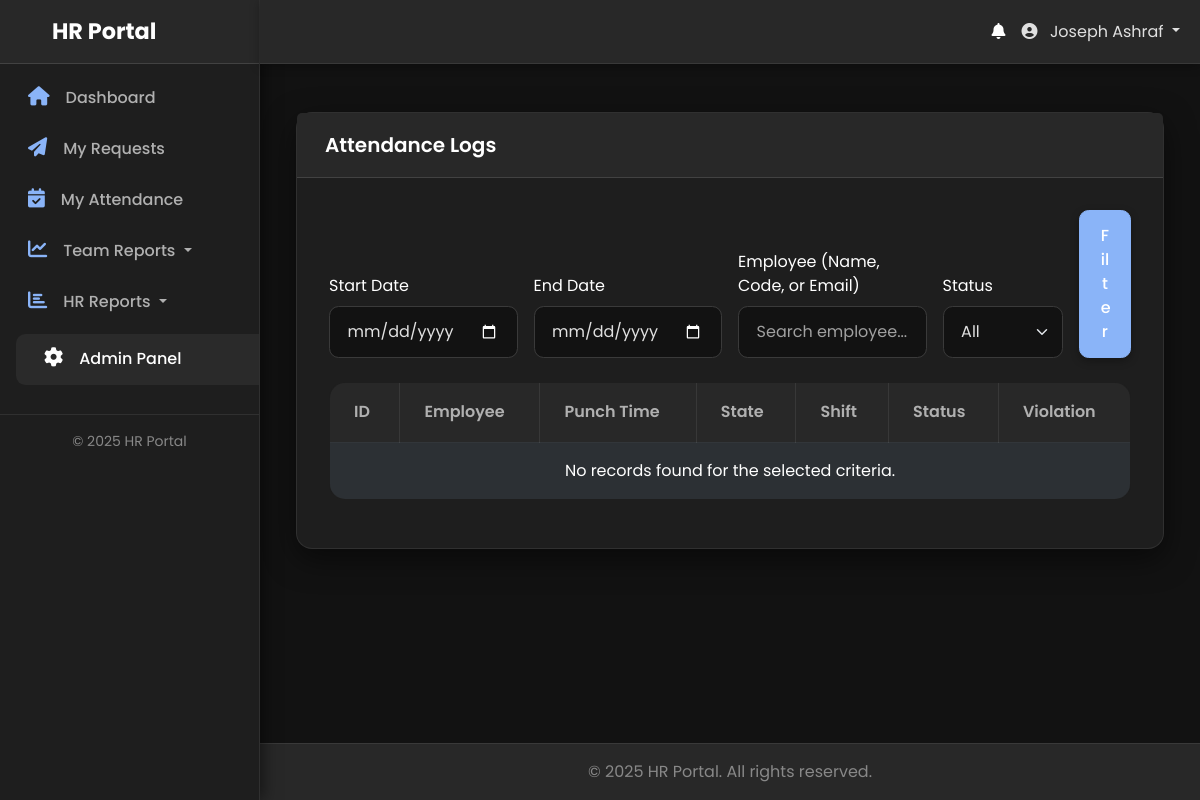
Before: /admin/attendance_logs.php (signed in) with the older database file.
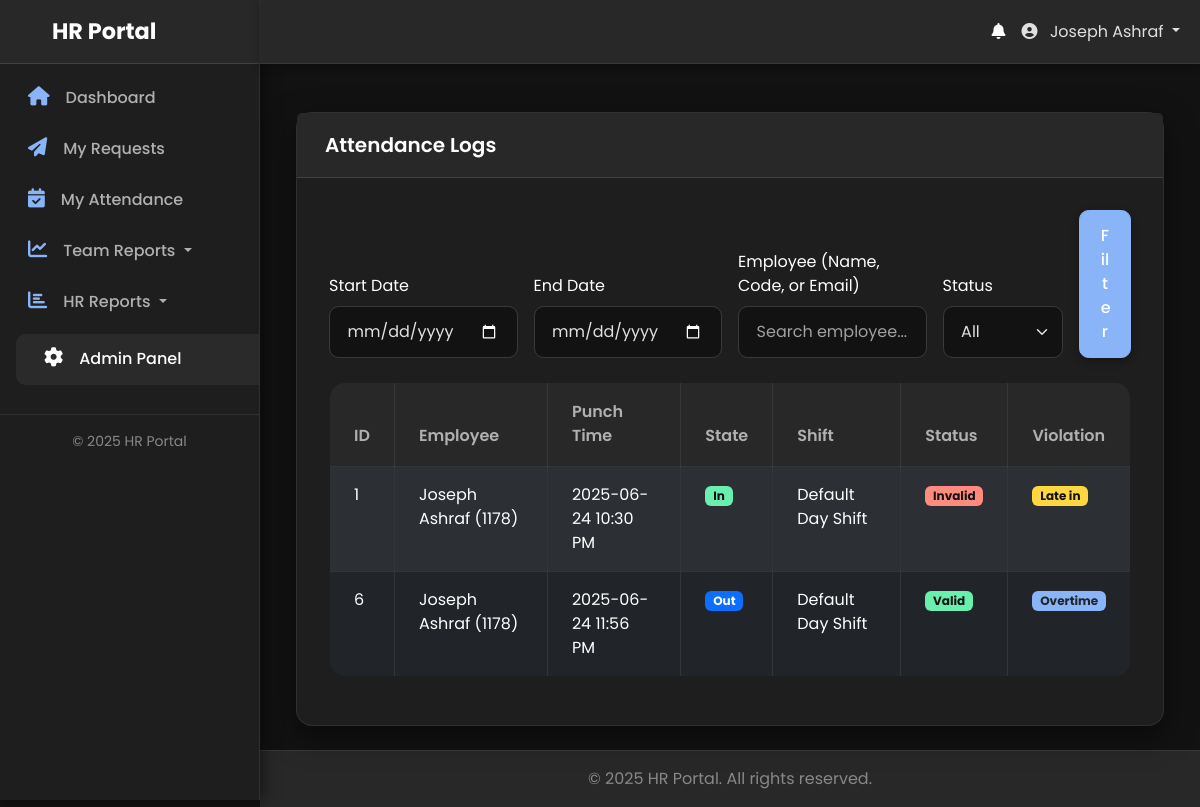
After: the same page with the newer database file.
### tables this page shows
CREATE TABLE `attendance_logs` (
  `id` bigint(20) NOT NULL,
  `user_id` int(11) NOT NULL COMMENT 'Foreign key to users.id for efficiency',
  `employee_code` varchar(50) NOT NULL COMMENT 'The User ID from the machine (denormalized for convenience)',
  `shift_id` int(11) DEFAULT NULL,
  `punch_time` datetime NOT NULL,
  `punch_state` tinyint(1) NOT NULL COMMENT '0=In, 1=Out',
  `status` varchar(20) NOT NULL DEFAULT 'valid',
  `violation_type` varchar(50) DEFAULT NULL,
  `created_at` timestamp NOT NULL DEFAULT current_timestamp()
);

CREATE TABLE `users` (
  `id` int(11) NOT NULL,
  `employee_code` varchar(50) DEFAULT NULL,
  `full_name` varchar(255) NOT NULL,
  `email` varchar(255) NOT NULL,
  `password` varchar(255) NOT NULL,
  `contact_number` varchar(20) DEFAULT NULL,
  `emergency_contact_name` varchar(255) DEFAULT NULL,
  `emergency_contact_number` varchar(20) DEFAULT NULL,
  `role` enum('user','manager','hr','hr_manager','admin') NOT NULL DEFAULT 'user',
  `shift_id` int(11) DEFAULT NULL,
  `department_id` int(11) DEFAULT NULL,
  `direct_manager_id` int(11) DEFAULT NULL,
  `is_active` tinyint(1) NOT NULL DEFAULT 1,
  `must_change_password` tinyint(1) NOT NULL DEFAULT 0,
  `last_login_at` datetime DEFAULT NULL,
  `created_at` timestamp NOT NULL DEFAULT current_timestamp(),
  `updated_at` timestamp NOT NULL DEFAULT current_timestamp() ON UPDATE current_timestamp()
);

CREATE TABLE `shifts` (
  `id` int(11) NOT NULL,
  `shift_name` varchar(100) NOT NULL,
  `start_time` time NOT NULL,
  `end_time` time NOT NULL,
  `break_start_time` time DEFAULT NULL,
  `break_end_time` time DEFAULT NULL,
  `grace_in_minutes` int(11) NOT NULL DEFAULT 0,
  `grace_out_minutes` int(11) NOT NULL DEFAULT 0,
  `is_night_shift` tinyint(1) NOT NULL DEFAULT 0,
  `created_at` timestamp NOT NULL DEFAULT current_timestamp(),
  `updated_at` timestamp NOT NULL DEFAULT current_timestamp() ON UPDATE current_timestamp()
);

### admin/attendance_logs.php (the view, shortened to what this page needs)
<?php
require_once '../app/bootstrap.php';
$whereClauses = [];
$queryParams = $_GET;
$startDate = $queryParams['start_date'] ?? null;
$endDate = $queryParams['end_date'] ?? null;
$employeeSearch = trim($queryParams['employee_search'] ?? '');
$status = $queryParams['status'] ?? 'all';
$whereSql = !empty($whereClauses) ? "WHERE " . implode(" AND ", $whereClauses) : "";
$page = (int)($queryParams['page'] ?? 1);
$recordsPerPage = 25;
$offset = ($page - 1) * $recordsPerPage;
$sql = <<<SQL
SELECT al.*, u.full_name, s.shift_name,
       CASE
           WHEN al.punch_time = DailyMinMax.min_time THEN 0 -- Force 'In' state for display
           WHEN al.punch_time = DailyMinMax.max_time THEN 1 -- Force 'Out' state for display
           ELSE al.punch_state -- Fallback, though these should be filtered out
       END AS display_punch_state
FROM attendance_logs al
JOIN users u ON al.user_id = u.id
LEFT JOIN shifts s ON al.shift_id = s.id
JOIN (
    SELECT
        al_minmax.user_id,
        DATE(al_minmax.punch_time) AS punch_date,
        MIN(al_minmax.punch_time) AS min_time,
        MAX(al_minmax.punch_time) AS max_time
    FROM
        attendance_logs al_minmax
    JOIN
        users u_minmax ON al_minmax.user_id = u_minmax.id
    LEFT JOIN
        shifts s_minmax ON al_minmax.shift_id = s_minmax.id
    {$whereSql}
    GROUP BY
        al_minmax.user_id,
        DATE(al_minmax.punch_time)
    HAVING
        COUNT(al_minmax.id) >= 2
) AS DailyMinMax ON al.user_id = DailyMinMax.user_id AND DATE(al.punch_time) = DailyMinMax.punch_date
WHERE
    al.punch_time = DailyMinMax.min_time OR al.punch_time = DailyMinMax.max_time
ORDER BY DATE(al.punch_time) DESC, al.user_id ASC, al.punch_time ASC
LIMIT :limit OFFSET :offset;
SQL;
$stmt = $pdo->prepare($sql);
$stmt->bindValue(':limit', $recordsPerPage, PDO::PARAM_INT);
$stmt->bindValue(':offset', $offset, PDO::PARAM_INT);
$stmt->execute();
$logs = $stmt->fetchAll(PDO::FETCH_ASSOC);
include '../app/templates/header.php';
?>
<div class="container-fluid mt-4">
    <div class="card">
        <div class="card-header">
            <h5 class="mb-0">Attendance Logs</h5>
        </div>
        <div class="card-body">
            <form method="get" class="row g-3 align-items-end mb-4">
                <div class="col-md-3">
                    <label for="start_date" class="form-label">Start Date</label>
                    <input type="date" class="form-control" id="start_date" name="start_date" value="<?php echo htmlspecialchars($startDate ?? ''); ?>">
                </div>
                <div class="col-md-3">
                    <label for="end_date" class="form-label">End Date</label>
                    <input type="date" class="form-control" id="end_date" name="end_date" value="<?php echo htmlspecialchars($endDate ?? ''); ?>">
                </div>
                <div class="col-md-3">
                    <label for="employee_search" class="form-label">Employee (Name, Code, or Email)</label>
                    <input type="text" class="form-control" id="employee_search" name="employee_search" value="<?php echo htmlspecialchars($employeeSearch ?? ''); ?>" placeholder="Search employee...">
                </div>
                <div class="col-md-2">
                    <label for="status" class="form-label">Status</label>
                    <select class="form-select" id="status" name="status">
                        <option value="all" <?php echo $status === 'all' ? 'selected' : ''; ?>>All</option>
                    </select>
                </div>
                <div class="col-md-1">
                    <button type="submit" class="btn btn-primary w-100">Filter</button>
                </div>
            </form>
            <div class="table-responsive">
                <table class="table table-bordered table-striped">
                    <thead class="table-dark">
                        <tr>
                            <th>ID</th>
                            <th>Employee</th>
                            <th>Punch Time</th>
                            <th>State</th>
                            <th>Shift</th>
                            <th>Status</th>
                            <th>Violation</th>
                        </tr>
                    </thead>
                    <tbody>
                        <?php if (empty($logs)): ?>
                            <tr>
                                <td colspan="7" class="text-center">No records found for the selected criteria.</td>
                            </tr>
                        <?php else: ?>
                            <?php foreach ($logs as $log): ?>
                                <tr>
                                    <td><?php echo htmlspecialchars($log['id']); ?></td>
                                    <td><?php echo htmlspecialchars($log['full_name'] . ' (' . $log['employee_code'] . ')'); ?></td>
                                    <td><?php echo htmlspecialchars((new DateTime($log['punch_time']))->format('Y-m-d h:i A')); ?></td>
                                    <td>
                                        <span class="badge <?php echo $log['display_punch_state'] == 0 ? 'bg-success' : 'bg-primary'; ?>">
                                            <?php echo $log['display_punch_state'] == 0 ? 'In' : 'Out'; ?>
                                        </span>
                                    </td>
                                    <td><?php echo htmlspecialchars($log['shift_name'] ?? 'N/A'); ?></td>
                                    <td>
                                        <span class="badge <?php echo $log['status'] === 'valid' ? 'bg-success' : 'bg-danger'; ?>">
                                            <?php echo htmlspecialchars(ucfirst($log['status'])); ?>
                                        </span>
                                    </td>
                                    <td>
                                        <?php
                                        $violation = $log['violation_type'];
                                        if ($violation === 'overtime') {
                                            echo '<span class="badge bg-info text-dark">' . htmlspecialchars(ucfirst($violation)) . '</span>';
                                        } elseif ($violation) {
                                            echo '<span class="badge bg-warning text-dark">' . htmlspecialchars(ucfirst(str_replace('_', ' ', $violation))) . '</span>';
                                        } else {
                                            echo 'None';
                                        }
                                        ?>
                                    </td>
                                </tr>
                            <?php endforeach; ?>
                        <?php endif; ?>
                    </tbody>
                </table>
            </div>
        </div>
    </div>
</div>
<?php include '../app/templates/footer.php'; ?>

### app/templates/header.php (shortened to what this page needs)
<!DOCTYPE html>
<html lang="en" data-bs-theme="dark">
<head>
    <link href="<?= BASE_URL ?>/css/bootstrap.min.css" rel="stylesheet">
    <link rel="stylesheet" href="<?= BASE_URL ?>/css/all.min.css">
    <link rel="stylesheet" href="<?= BASE_URL ?>/css/style.css">
</head>
<body>
    <div class="d-flex" id="wrapper">
        <nav class="sidebar" id="sidebar-wrapper">
            <div class="sidebar-heading py-3 px-4 d-flex align-items-center justify-content-between">
                <a class="navbar-brand fw-bold m-0" href="/"><?php echo htmlspecialchars(SITE_NAME); ?></a>
            </div>
            <div class="list-group list-group-flush pt-2">
                <?php
                function isActive($path) {
                    $current_uri = parse_url($_SERVER['REQUEST_URI'], PHP_URL_PATH);
                    return $current_uri === $path;
                }
                ?>
                <?php if (isset($_SESSION['user_id'])): ?>
                    <a href="/index.php" class="list-group-item list-group-item-action <?= isActive('/index.php') ? 'active' : '' ?>">
                        <i class="fas fa-home me-3"></i><span>Dashboard</span>
                    </a>
                    <a href="/requests/index.php" class="list-group-item list-group-item-action <?= isActive('/requests/index.php') || isActive('/requests/create.php') || isActive('/requests/view.php') ? 'active' : '' ?>">
                        <i class="fas fa-paper-plane me-3"></i><span>My Requests</span>
                    </a>
                    <a href="/reports/my_attendance.php" class="list-group-item list-group-item-action <?= isActive('/reports/my_attendance.php') ? 'active' : '' ?>">
                        <i class="fas fa-calendar-check me-3"></i><span>My Attendance</span>
                    </a>
                    <?php if (in_array($_SESSION['role'], ['manager', 'admin', 'hr_manager'])): ?>
                        <a class="list-group-item list-group-item-action dropdown-toggle <?= isActive('/reports/team.php') || isActive('/reports/manager_history.php') ? 'active' : '' ?>" href="#teamReportsSubmenu" data-bs-toggle="collapse" role="button" aria-expanded="<?= isActive('/reports/team.php') || isActive('/reports/manager_history.php') ? 'true' : 'false' ?>" aria-controls="teamReportsSubmenu">
                            <i class="fas fa-chart-line me-3"></i><span>Team Reports</span>
                        </a>
                    <?php endif; ?>
                    <?php if (in_array($_SESSION['role'], ['hr', 'hr_manager', 'admin'])): ?>
                         <a class="list-group-item list-group-item-action dropdown-toggle <?= isActive('/reports/hr_history.php') || isActive('/reports/user_balances.php') || isActive('/reports/timesheet.php') ? 'active' : '' ?>" href="#hrReportsSubmenu" data-bs-toggle="collapse" role="button" aria-expanded="<?= isActive('/reports/hr_history.php') || isActive('/reports/user_balances.php') || isActive('/reports/timesheet.php') ? 'true' : 'false' ?>" aria-controls="hrReportsSubmenu">
                            <i class="fas fa-chart-bar me-3"></i><span>HR Reports</span>
                        </a>
                    <?php endif; ?>
                    <?php if (in_array($_SESSION['role'], ['hr', 'hr_manager', 'admin'])): ?>
                        <a href="/admin/index.php" class="list-group-item list-group-item-action <?= strpos($_SERVER['REQUEST_URI'], '/admin/') !== false ? 'active' : '' ?>">
                            <i class="fas fa-cog me-3"></i><span>Admin Panel</span>
                        </a>
                    <?php endif; ?>
                <?php else: ?>
                    <a href="/login.php" class="list-group-item list-group-item-action <?= isActive('/login.php') ? 'active' : '' ?>">
                        <i class="fas fa-sign-in-alt me-3"></i><span>Login</span>
                    </a>
                <?php endif; ?>
            </div>
             <div class="mt-auto p-3 text-center small text-muted">
                &copy; <?= date('Y') ?> <?= htmlspecialchars(SITE_NAME) ?>
            </div>
        </nav>
        <div id="page-content-wrapper" class="d-flex flex-column flex-grow-1">
            <nav class="navbar navbar-expand-lg navbar-dark fixed-top py-0">
                <div class="container-fluid">
                    <div class="d-flex align-items-center ms-auto">
                        <?php if (isset($_SESSION['user_id'])): ?>
                            <ul class="navbar-nav">
                                <li class="nav-item dropdown">
                                    <a class="nav-link" href="#" id="notification-bell" role="button" data-bs-toggle="dropdown" aria-expanded="false">
                                        <i class="fas fa-bell position-relative">
                                        </i>
                                    </a>
                                </li>
                                <li class="nav-item dropdown">
                                    <a class="nav-link dropdown-toggle" href="#" role="button" data-bs-toggle="dropdown" aria-expanded="false">
                                        <i class="fas fa-user-circle me-2"></i> <?php echo htmlspecialchars($_SESSION['full_name']); ?>
                                    </a>
                                </li>
                            </ul>
                        <?php else: ?>
                            <ul class="navbar-nav">
                                <li class="nav-item"><a class="nav-link" href="/login.php">Login</a></li>
                            </ul>
                        <?php endif; ?>
                    </div>
                </div>
            </nav>
            <main class="container-xl p-4 flex-grow-1">

### app/templates/footer.php (shortened to what this page needs)
            </main>
            <footer class="footer mt-auto py-3">
                <div class="container text-center">
                    <span class="text-muted">&copy; <?= date('Y') ?> <?= htmlspecialchars(SITE_NAME ?? 'HR Portal') ?>. All rights reserved.</span>
                </div>
            </footer>
        </div>
    </div>
</body>
</html>

Changed rows visible on the page:
added attendance_logs: id "1", user+employee_code "Joseph Ashraf (1178)", punch_time "2025-06-24 10:30 PM", shows "In", shift.shift_name "Default Day Shift", status "Invalid", violation_type "Late in"
added attendance_logs: id "6", user+employee_code "Joseph Ashraf (1178)", punch_time "2025-06-24 11:56 PM", shows "Out", shift.shift_name "Default Day Shift", status "Valid", violation_type "Overtime"
Other visible differences:
text no longer shown: "No records found for the selected criteria."
